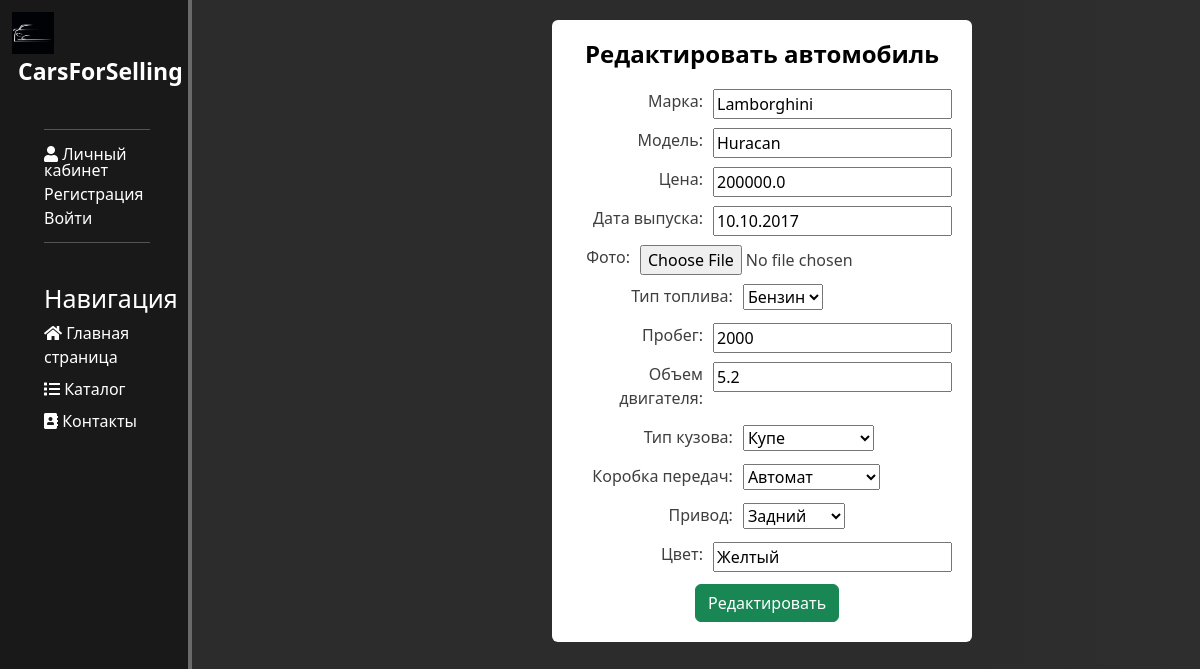
The app's page /catalog/2/edit_car with its own data.
### catalog/models.py (models this page shows, shortened)
class Cars(models.Model):
    brand = models.CharField('Марка', max_length=25)
    model = models.CharField('Модель', max_length=25)
    price = models.FloatField('Стоимость')
    date = models.DateField('Дата выпуска')
    img = models.ImageField(upload_to='static/img', verbose_name='Фотография')
    fuel_type = [('Дизель', 'Дизель'), ('Бензин', 'Бензин')]
    fuel = models.CharField('Тип топлива', choices=fuel_type, default='Бензин', max_length=20)
    mileage = models.IntegerField('Пробег')
    engine = models.FloatField('Объем двигателя')
    body = [
        ('Универсал', 'Универсал'),
        ('Седан', 'Седан'),
        ('Хэтчбек', 'Хэтчбек'),
        ('Кабриолет', 'Кабриолет'),
        ('Внедорожник', 'Внедорожник'),
        ('Кроссовер', 'Кроссовер'),
        ('Купе', 'Купе'),
        ('Лифтбек', 'Лифтбек'),
        ('Пикап', 'Пикап'),
        ('Минивен', 'Минивен'),
        ('Лифтбек', 'Лифтбек')
    ]
    body_type = models.CharField('Тип кузова', choices=body, default='Седан', max_length=20)
    gearbox = [('Механическая', 'Механическая'),
               ('Автомат', 'Автомат')]
    gear = models.CharField('Коробка передач', choices=gearbox, default='Автомат', max_length=20)
    drive = [('Передний', 'Передний'), ('Задний', 'Задний'), ('Полный', 'Полный')]
    drive_type = models.CharField('Привод', choices=drive, default='Задний', max_length=20)
    color = models.CharField('Цвет', max_length=15)
    class Meta:
        verbose_name = 'Автомобиль'
        verbose_name_plural = 'Автомобили'

### catalog/views.py (the view)
# urls.py: path('<int:pk>/edit_car', views.AutoUpdateView.as_view(), name='edit_car'),
class AutoUpdateView(UpdateView):
    model = Cars
    template_name = 'catalog/edit_car.html'
    form_class = CarsForm  # absolute_url in models.py

### catalog/templates/catalog/edit_car.html (shortened to what this page needs)
{% extends 'main/layout.html' %}
{% load static %}
{% block autocontent %}
<main class="main-add-car">
<form method="post" class="add-car" enctype="multipart/form-data">
    <h4>Редактировать автомобиль</h4>
    {% for f in form %}
    <div class="form-field">
        <label class="form-label">{{ f.label }}:</label>
        <div class="form-input">{{ f }}</div>
    </div>
    {% endfor %}
    <button id="edit-button" class="btn btn-success">Редактировать</button>
</form>
</main>
{% endblock %}

### main/static/main/css/main.css (style rules this page uses)
body { height: 100%; background: linear-gradient(to right, #2c2c2c 20%, #3f3f3f 66%, #545454 100%); background-size: 400% 400%; animation: animatedgradient 10s ease infinite; }
.sign, .log, .change, .main-add-car, .main-delete-car, .testdrive { position: relative; background: white; color: #3f3f3f; width: 420px; margin-left: 46%; padding: 20px; border-radius: 6px; overflow: auto; top: 100px; }
.main-add-car { top: 20px; }
.sign h4, .log h4, .change h4, .main-add-car h4, .main-delete-car h4, .testdrive h4 { text-align: center; color: black; font-weight: bold; margin-bottom: 20px; }
.main-add-car .btn-success { margin-left: 142px; }
#edit-button { margin-left: 123px; margin-top: 10px; }
.form-field { display: flex; justify-content: space-between; margin-top: 7px; }
.form-input { flex: 2.6; }
.form-label { flex: 2; text-align: right; padding-right: 10px; }

### records on screen
Cars: form "Lamborghini" "Huracan" "200000.0" "10.10.2017" "Бензин" "2000" "5.2" "Купе" "Автомат" "Задний" "Желтый"

### other values on screen
{{ f.label }} "Марка" "Модель" "Цена" "Дата выпуска" "Фото" "Тип топлива" "Пробег" "Объем двигателя" "Тип кузова" "Коробка передач" "Привод" "Цвет"
